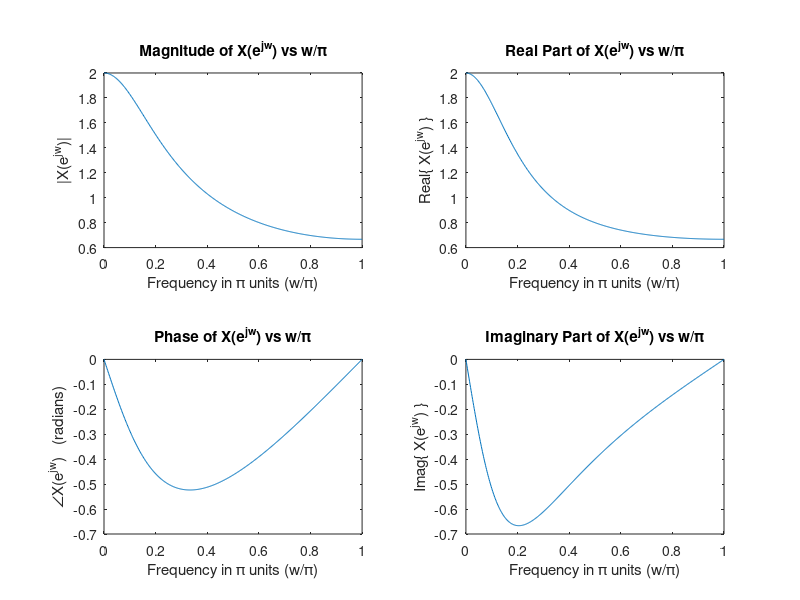

Write the MATLAB code that produced this figure.
% [Chp 3 Section 3.1 Page 61]
%
%  EXAMPLE 3.3
%  
%  Evaluate X(e^{jω}) in Example 3.1 at 501 equispaced points between [0, π] 
%  and plot its magnitude, angle, real part, and imaginary part.
%

% >>>>> solution <<<<<

% x[n] = (0.5)^n u[n]
% X(w) = e^jw / (e^jw - 0.5)

% compute DTFT by X(w) equation
w = 0:(pi-0)/500:pi;                    % w = [0, pi] (501 points)
Xw = exp(1i*w) ./ (exp(1i*w) - 0.5);    % MATLAB: for improved robustness, consider replacing i and j by 1i
% equivalently:
% Xw = exp(1i*w) ./ (exp(1i*w) - 0.5*ones(1, length(w)));

% obtain mag., phase, and real, imaginary parts of X(w)
Xw_mag = abs(Xw);
Xw_ang = angle(Xw);
Xw_real = real(Xw);
Xw_imag = imag(Xw);

% plot the different parts of X(w)
fig = figure;
% [mag. and phase]
subplot(2, 2, 1);
plot(w/pi, Xw_mag);
xlabel('Frequency in \pi units (w/\pi)');
ylabel('|X(e^{jw})|');
title('Magnitude of X(e^{jw}) vs w/\pi');
subplot(2, 2, 3);
plot(w/pi, Xw_ang);
xlabel('Frequency in \pi units (w/\pi)');
ylabel('∠X(e^{jw})   (radians)');
title('Phase of X(e^{jw}) vs w/\pi');
% [real and imaginary]
subplot(2, 2, 2);
plot(w/pi, Xw_real);
xlabel('Frequency in \pi units (w/\pi)');
ylabel('Real\{ X(e^{jw}) \}');
title({'';'Real Part of X(e^{jw}) vs w/\pi'});
subplot(2, 2, 4);
plot(w/pi, Xw_imag);
xlabel('Frequency in \pi units (w/\pi)');
ylabel('Imag\{ X(e^{jw}) \}');
title({'';'Imaginary Part of X(e^{jw}) vs w/\pi'});

